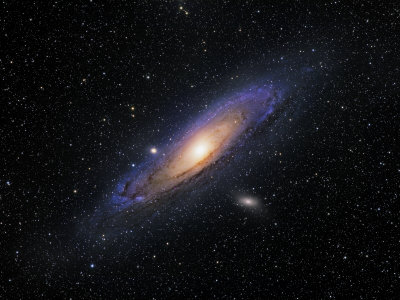
%> input picture TP1-Telechargement/images seules/andromeda.bmp, 400 x 300 px
$ octave exercice_1_4.m   (GNU Octave 9; MATLAB toolbox functions it lacks are replaced by stand-ins)
%> lines starting %> are read from the running program, lines starting %| are printed output that depends on the picture
close all
clear all
clc

A=imread('andromeda.bmp');
%> A is the input picture: size 300x400x3 uint8; mean R, G, B 21.4, 21.5, 25.4
B(1:size(A,1),1:size(A,2),1)=A(1:size(A,1),1:size(A,2),1);
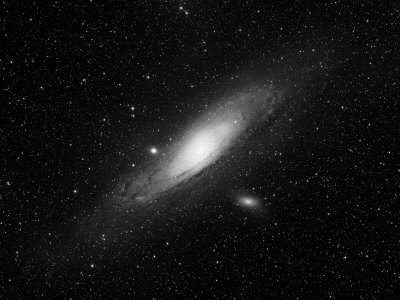
%> B: size 300x400 uint8; min 0, max 248, mean 21.4
B(1:size(A,1),1:size(A,2),2)=0*A(1:size(A,1),1:size(A,2),2);
B(1:size(A,1),1:size(A,2),3)=0*A(1:size(A,1),1:size(A,2),3);
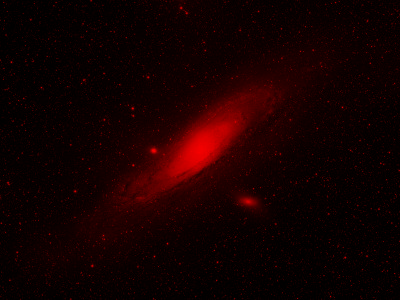
%> B: size 300x400x3 uint8; mean R, G, B 21.4, 0, 0
imshow(B)
